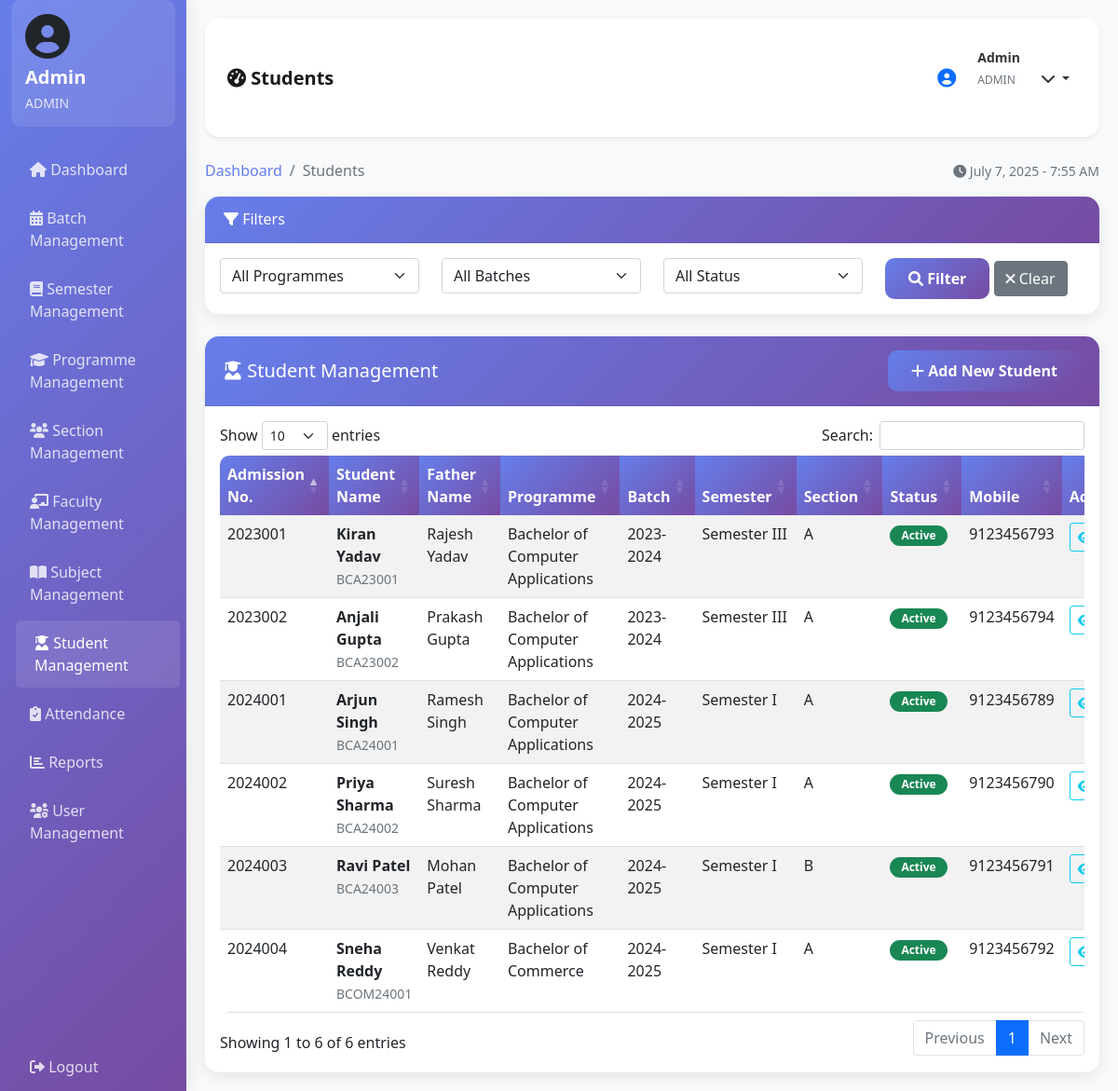
/dashboard.php?page=students (signed in), run on the app's committed database.
### tables this page shows
CREATE TABLE students (
    student_id INT PRIMARY KEY AUTO_INCREMENT,
    user_id INT,
    admission_number VARCHAR(20) UNIQUE NOT NULL,
    roll_number VARCHAR(20),
    first_name VARCHAR(50) NOT NULL,
    middle_name VARCHAR(50),
    last_name VARCHAR(50) NOT NULL,
    father_name VARCHAR(100) NOT NULL,
    mother_name VARCHAR(100) NOT NULL,
    date_of_birth DATE NOT NULL,
    gender ENUM('male', 'female', 'other') NOT NULL,
    category ENUM('general', 'obc', 'sc', 'st', 'other') NOT NULL,
    religion VARCHAR(50),
    caste VARCHAR(50),
    mobile_number VARCHAR(15),
    email VARCHAR(100),
    aadhar_number VARCHAR(12) UNIQUE,
    address TEXT,
    district VARCHAR(50),
    state VARCHAR(50) DEFAULT 'Andhra Pradesh',
    pincode VARCHAR(6),
    programme_id INT,
    batch_id INT,
    semester_id INT,
    section_id INT,
    student_status ENUM('active', 'detained', 'dropout', 'passout', 'transferred') DEFAULT 'active',
    admission_date DATE,
    created_at TIMESTAMP DEFAULT CURRENT_TIMESTAMP,
    updated_at TIMESTAMP DEFAULT CURRENT_TIMESTAMP ON UPDATE CURRENT_TIMESTAMP,
    FOREIGN KEY (user_id) REFERENCES users(user_id),
    FOREIGN KEY (programme_id) REFERENCES programme(programme_id),
    FOREIGN KEY (batch_id) REFERENCES batch(batch_id),
    FOREIGN KEY (semester_id) REFERENCES semester(semester_id),
    FOREIGN KEY (section_id) REFERENCES class_section(section_id)
);

CREATE TABLE programme (
    programme_id INT PRIMARY KEY AUTO_INCREMENT,
    programme_name VARCHAR(100) NOT NULL,
    programme_code VARCHAR(20) UNIQUE NOT NULL,
    duration_years INT NOT NULL,
    status ENUM('active', 'inactive') DEFAULT 'active',
    created_at TIMESTAMP DEFAULT CURRENT_TIMESTAMP
);

CREATE TABLE batch (
    batch_id INT PRIMARY KEY AUTO_INCREMENT,
    batch_name VARCHAR(100) NOT NULL,
    batch_year YEAR NOT NULL,
    status ENUM('active', 'inactive') DEFAULT 'active',
    created_at TIMESTAMP DEFAULT CURRENT_TIMESTAMP
);

CREATE TABLE semester (
    semester_id INT PRIMARY KEY AUTO_INCREMENT,
    semester_name VARCHAR(50) NOT NULL,
    semester_number INT NOT NULL,
    academic_year VARCHAR(20) NOT NULL,
    status ENUM('active', 'inactive') DEFAULT 'active',
    created_at TIMESTAMP DEFAULT CURRENT_TIMESTAMP
);

CREATE TABLE class_section (
    section_id INT PRIMARY KEY AUTO_INCREMENT,
    section_name VARCHAR(10) NOT NULL,
    programme_id INT,
    batch_id INT,
    semester_id INT,
    capacity INT DEFAULT 60,
    status ENUM('active', 'inactive') DEFAULT 'active',
    created_at TIMESTAMP DEFAULT CURRENT_TIMESTAMP,
    FOREIGN KEY (programme_id) REFERENCES programme(programme_id),
    FOREIGN KEY (batch_id) REFERENCES batch(batch_id),
    FOREIGN KEY (semester_id) REFERENCES semester(semester_id)
);

### config.php (called while the page is built, shortened)
<?php
function getUserType() {
    return isset($_SESSION['user_type']) ? $_SESSION['user_type'] : '';
}
?>

### students.php (the view, shortened to what this page needs)
<?php
global $conn;
$where_conditions = array();
$where_clause = !empty($where_conditions) ? 'WHERE ' . implode(' AND ', $where_conditions) : '';
$query = "SELECT s.*, p.programme_name, b.batch_name, sem.semester_name, cs.section_name
          FROM students s
          LEFT JOIN programme p ON s.programme_id = p.programme_id
          LEFT JOIN batch b ON s.batch_id = b.batch_id
          LEFT JOIN semester sem ON s.semester_id = sem.semester_id
          LEFT JOIN class_section cs ON s.section_id = cs.section_id
          $where_clause
          ORDER BY s.admission_date DESC, s.first_name";
$stmt = mysqli_prepare($conn, $query);
mysqli_stmt_execute($stmt);
$students = mysqli_stmt_get_result($stmt);
?>
<div class="card mb-4">
    <div class="card-header">
        <h6 class="mb-0"><i class="fas fa-filter"></i> Filters</h6>
    </div>
    <div class="card-body">
        <form method="GET" action="">
            <div class="row">
                <div class="col-md-3">
                    <select class="form-select" name="programme">
                        <option value="">All Programmes</option>
                    </select>
                </div>
                <div class="col-md-3">
                    <select class="form-select" name="batch">
                        <option value="">All Batches</option>
                    </select>
                </div>
                <div class="col-md-3">
                    <select class="form-select" name="status">
                        <option value="">All Status</option>
                    </select>
                </div>
                <div class="col-md-3">
                    <button type="submit" class="btn btn-primary">
                        <i class="fas fa-search"></i> Filter
                    </button>
                    <a href="dashboard.php?page=students" class="btn btn-secondary">
                        <i class="fas fa-times"></i> Clear
                    </a>
                </div>
            </div>
        </form>
    </div>
</div>
<div class="row">
    <div class="col-md-12">
        <div class="card">
            <div class="card-header d-flex justify-content-between align-items-center">
                <h5 class="mb-0"><i class="fas fa-user-graduate"></i> Student Management</h5>
                <?php if (in_array($user_type, ['admin', 'hod'])): ?>
                <button type="button" class="btn btn-primary" data-bs-toggle="modal" data-bs-target="#addStudentModal">
                    <i class="fas fa-plus"></i> Add New Student
                </button>
                <?php endif; ?>
            </div>
            <div class="card-body">
                <div class="table-responsive">
                    <table class="table table-striped data-table">
                        <thead>
                            <tr>
                                <th>Admission No.</th>
                                <th>Student Name</th>
                                <th>Father Name</th>
                                <th>Programme</th>
                                <th>Batch</th>
                                <th>Semester</th>
                                <th>Section</th>
                                <th>Status</th>
                                <th>Mobile</th>
                                <th>Actions</th>
                            </tr>
                        </thead>
                        <tbody>
                            <?php while ($student = mysqli_fetch_assoc($students)): ?>
                            <tr>
                                <td><?php echo htmlspecialchars($student['admission_number']); ?></td>
                                <td>
                                    <strong><?php echo htmlspecialchars($student['first_name'] . ' ' . $student['last_name']); ?></strong>
                                    <br>
                                    <small class="text-muted"><?php echo htmlspecialchars($student['roll_number']); ?></small>
                                </td>
                                <td><?php echo htmlspecialchars($student['father_name']); ?></td>
                                <td><?php echo htmlspecialchars($student['programme_name']); ?></td>
                                <td><?php echo htmlspecialchars($student['batch_name']); ?></td>
                                <td><?php echo htmlspecialchars($student['semester_name']); ?></td>
                                <td><?php echo htmlspecialchars($student['section_name']); ?></td>
                                <td>
                                    <span class="badge
                                        <?php
                                            switch($student['student_status']) {
                                                case 'active': echo 'bg-success'; break;
                                            }
                                        ?>">
                                        <?php echo ucfirst($student['student_status']); ?>
                                    </span>
                                </td>
                                <td><?php echo htmlspecialchars($student['mobile_number']); ?></td>
                                <td>
                                    <button type="button" class="btn btn-sm btn-outline-info"
                                            onclick="viewStudent(<?php echo htmlspecialchars(json_encode($student)); ?>)">
                                        <i class="fas fa-eye"></i>
                                    </button>
                                </td>
                            </tr>
                            <?php endwhile; ?>
                        </tbody>
                    </table>
                </div>
            </div>
        </div>
    </div>
</div>

### dashboard.php (style rules this page uses)
body { background-color: #f8f9fa; font-family: 'Segoe UI', Tahoma, Geneva, Verdana, sans-serif; }
.card { border: none; border-radius: 15px; box-shadow: 0 5px 15px rgba(0, 0, 0, 0.08); transition: transform 0.3s ease; }
.card-header { background: linear-gradient(135deg, #667eea 0%, #764ba2 100%); color: white; border-radius: 15px 15px 0 0 !important; padding: 15px 20px; }
.btn-primary { background: linear-gradient(135deg, #667eea 0%, #764ba2 100%); border: none; border-radius: 10px; padding: 10px 25px; font-weight: 600; transition: all 0.3s ease; }
.table { border-radius: 10px; overflow: hidden; background: white; }
.table thead th { background: linear-gradient(135deg, #667eea 0%, #764ba2 100%); color: white; border: none; font-weight: 600; }
.badge { border-radius: 20px; padding: 5px 12px; }

### data on the page
students: admission_number "2024001", first_name+last_name "Arjun Singh", roll_number "BCA24001", father_name "Ramesh Singh", programme.programme_name "Bachelor of Computer Applications", batch.batch_name "2024-2025", semester.semester_name "Semester I", section.section_name "A", student_status "Active", mobile_number "9123456789"
students: admission_number "2024002", first_name+last_name "Priya Sharma", roll_number "BCA24002", father_name "Suresh Sharma", programme.programme_name "Bachelor of Computer Applications", batch.batch_name "2024-2025", semester.semester_name "Semester I", section.section_name "A", student_status "Active", mobile_number "9123456790"
students: admission_number "2024003", first_name+last_name "Ravi Patel", roll_number "BCA24003", father_name "Mohan Patel", programme.programme_name "Bachelor of Computer Applications", batch.batch_name "2024-2025", semester.semester_name "Semester I", section.section_name "B", student_status "Active", mobile_number "9123456791"
students: admission_number "2024004", first_name+last_name "Sneha Reddy", roll_number "BCOM24001", father_name "Venkat Reddy", programme.programme_name "Bachelor of Commerce", batch.batch_name "2024-2025", semester.semester_name "Semester I", section.section_name "A", student_status "Active", mobile_number "9123456792"
students: admission_number "2023002", first_name+last_name "Anjali Gupta", roll_number "BCA23002", father_name "Prakash Gupta", programme.programme_name "Bachelor of Computer Applications", batch.batch_name "2023-2024", semester.semester_name "Semester III", section.section_name "A", student_status "Active", mobile_number "9123456794"
students: admission_number "2023001", first_name+last_name "Kiran Yadav", roll_number "BCA23001", father_name "Rajesh Yadav", programme.programme_name "Bachelor of Computer Applications", batch.batch_name "2023-2024", semester.semester_name "Semester III", section.section_name "A", student_status "Active", mobile_number "9123456793"

### other printed values
$username "Admin"
$user_type "ADMIN"
str_replace('_', ' ', $current_page) "Students"
